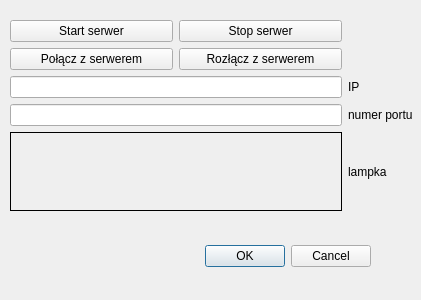
<?xml version="1.0" encoding="UTF-8"?>
<ui version="4.0">
 <class>NetworkSettings</class>
 <widget class="QDialog" name="NetworkSettings">
  <property name="geometry">
   <rect>
    <x>0</x>
    <y>0</y>
    <width>421</width>
    <height>300</height>
   </rect>
  </property>
  <property name="minimumSize">
   <size>
    <width>421</width>
    <height>300</height>
   </size>
  </property>
  <property name="maximumSize">
   <size>
    <width>421</width>
    <height>300</height>
   </size>
  </property>
  <property name="windowTitle">
   <string>Dialog</string>
  </property>
  <widget class="QDialogButtonBox" name="buttonBox">
   <property name="geometry">
    <rect>
     <x>30</x>
     <y>240</y>
     <width>341</width>
     <height>32</height>
    </rect>
   </property>
   <property name="orientation">
    <enum>Qt::Orientation::Horizontal</enum>
   </property>
   <property name="standardButtons">
    <set>QDialogButtonBox::StandardButton::Cancel|QDialogButtonBox::StandardButton::Ok</set>
   </property>
  </widget>
  <widget class="QWidget" name="layoutWidget">
   <property name="geometry">
    <rect>
     <x>10</x>
     <y>20</y>
     <width>403</width>
     <height>191</height>
    </rect>
   </property>
   <layout class="QGridLayout" name="gridLayout">
    <item row="4" column="0">
     <widget class="QLineEdit" name="portLineEdit"/>
    </item>
    <item row="3" column="0">
     <widget class="QLineEdit" name="ipLineEdit"/>
    </item>
    <item row="4" column="2">
     <widget class="QLabel" name="portLabel">
      <property name="text">
       <string>numer portu</string>
      </property>
     </widget>
    </item>
    <item row="5" column="0">
     <widget class="QLabel" name="statusLabel">
      <property name="autoFillBackground">
       <bool>false</bool>
      </property>
      <property name="frameShape">
       <enum>QFrame::Shape::Box</enum>
      </property>
      <property name="text">
       <string/>
      </property>
     </widget>
    </item>
    <item row="5" column="2">
     <widget class="QLabel" name="statusLampka">
      <property name="text">
       <string>lampka</string>
      </property>
     </widget>
    </item>
    <item row="3" column="2">
     <widget class="QLabel" name="ipLabel">
      <property name="text">
       <string>IP</string>
      </property>
     </widget>
    </item>
    <item row="1" column="0">
     <layout class="QHBoxLayout" name="horizontalLayout">
      <item>
       <widget class="QPushButton" name="startServerButton">
        <property name="text">
         <string>Start serwer</string>
        </property>
       </widget>
      </item>
      <item>
       <widget class="QPushButton" name="stopServerButton">
        <property name="text">
         <string>Stop serwer</string>
        </property>
       </widget>
      </item>
     </layout>
    </item>
    <item row="2" column="0">
     <layout class="QHBoxLayout" name="horizontalLayout_2">
      <item>
       <widget class="QPushButton" name="connectButton">
        <property name="text">
         <string>Połącz z serwerem</string>
        </property>
       </widget>
      </item>
      <item>
       <widget class="QPushButton" name="disconnectButton">
        <property name="text">
         <string>Rozłącz z serwerem</string>
        </property>
       </widget>
      </item>
     </layout>
    </item>
   </layout>
  </widget>
 </widget>
 <resources/>
 <connections>
  <connection>
   <sender>buttonBox</sender>
   <signal>accepted()</signal>
   <receiver>NetworkSettings</receiver>
   <slot>accept()</slot>
   <hints>
    <hint type="sourcelabel">
     <x>248</x>
     <y>254</y>
    </hint>
    <hint type="destinationlabel">
     <x>157</x>
     <y>274</y>
    </hint>
   </hints>
  </connection>
  <connection>
   <sender>buttonBox</sender>
   <signal>rejected()</signal>
   <receiver>NetworkSettings</receiver>
   <slot>reject()</slot>
   <hints>
    <hint type="sourcelabel">
     <x>316</x>
     <y>260</y>
    </hint>
    <hint type="destinationlabel">
     <x>286</x>
     <y>274</y>
    </hint>
   </hints>
  </connection>
 </connections>
</ui>
